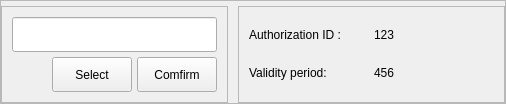
        <widget class="QWidget" name="tab">
         <attribute name="title">
          <string>Calibration</string>
         </attribute>
         <layout class="QVBoxLayout" name="verticalLayout_6">
          <property name="spacing">
           <number>0</number>
          </property>
          <property name="leftMargin">
           <number>0</number>
          </property>
          <property name="topMargin">
           <number>0</number>
          </property>
          <property name="rightMargin">
           <number>0</number>
          </property>
          <property name="bottomMargin">
           <number>0</number>
          </property>
          <item>
           <widget class="QFrame" name="frame_10">
            <property name="whatsThis">
             <string>lyFrm</string>
            </property>
            <property name="frameShape">
             <enum>QFrame::Shape::StyledPanel</enum>
            </property>
            <property name="frameShadow">
             <enum>QFrame::Shadow::Raised</enum>
            </property>
            <layout class="QHBoxLayout" name="horizontalLayout_17">
             <property name="spacing">
              <number>10</number>
             </property>
             <property name="leftMargin">
              <number>0</number>
             </property>
             <property name="topMargin">
              <number>5</number>
             </property>
             <property name="rightMargin">
              <number>0</number>
             </property>
             <property name="bottomMargin">
              <number>0</number>
             </property>
             <item>
              <widget class="QFrame" name="frame_4">
               <property name="whatsThis">
                <string>lyFrm1</string>
               </property>
               <property name="frameShape">
                <enum>QFrame::Shape::StyledPanel</enum>
               </property>
               <property name="frameShadow">
                <enum>QFrame::Shadow::Raised</enum>
               </property>
               <layout class="QVBoxLayout" name="verticalLayout_4">
                <property name="spacing">
                 <number>5</number>
                </property>
                <property name="leftMargin">
                 <number>10</number>
                </property>
                <property name="topMargin">
                 <number>10</number>
                </property>
                <property name="rightMargin">
                 <number>10</number>
                </property>
                <property name="bottomMargin">
                 <number>10</number>
                </property>
                <item>
                 <layout class="QHBoxLayout" name="horizontalLayout_11">
                  <item>
                   <widget class="QLineEdit" name="lineEdit">
                    <property name="minimumSize">
                     <size>
                      <width>120</width>
                      <height>35</height>
                     </size>
                    </property>
                   </widget>
                  </item>
                 </layout>
                </item>
                <item>
                 <layout class="QHBoxLayout" name="horizontalLayout_12">
                  <item>
                   <spacer name="horizontalSpacer_7">
                    <property name="orientation">
                     <enum>Qt::Orientation::Horizontal</enum>
                    </property>
                    <property name="sizeHint" stdset="0">
                     <size>
                      <width>40</width>
                      <height>20</height>
                     </size>
                    </property>
                   </spacer>
                  </item>
                  <item>
                   <widget class="QPushButton" name="pushButton">
                    <property name="minimumSize">
                     <size>
                      <width>80</width>
                      <height>35</height>
                     </size>
                    </property>
                    <property name="maximumSize">
                     <size>
                      <width>80</width>
                      <height>35</height>
                     </size>
                    </property>
                    <property name="whatsThis">
                     <string>lyBtn3</string>
                    </property>
                    <property name="text">
                     <string>Select</string>
                    </property>
                   </widget>
                  </item>
                  <item>
                   <widget class="QPushButton" name="pushButton_2">
                    <property name="minimumSize">
                     <size>
                      <width>80</width>
                      <height>35</height>
                     </size>
                    </property>
                    <property name="maximumSize">
                     <size>
                      <width>80</width>
                      <height>35</height>
                     </size>
                    </property>
                    <property name="whatsThis">
                     <string>lyBtn3</string>
                    </property>
                    <property name="text">
                     <string>Comfirm</string>
                    </property>
                   </widget>
                  </item>
                 </layout>
                </item>
               </layout>
              </widget>
             </item>
             <item>
              <widget class="QFrame" name="frame_5">
               <property name="whatsThis">
                <string>lyFrm1</string>
               </property>
               <property name="frameShape">
                <enum>QFrame::Shape::StyledPanel</enum>
               </property>
               <property name="frameShadow">
                <enum>QFrame::Shadow::Raised</enum>
               </property>
               <layout class="QVBoxLayout" name="verticalLayout_5">
                <property name="spacing">
                 <number>5</number>
                </property>
                <property name="leftMargin">
                 <number>10</number>
                </property>
                <property name="topMargin">
                 <number>10</number>
                </property>
                <property name="rightMargin">
                 <number>10</number>
                </property>
                <property name="bottomMargin">
                 <number>10</number>
                </property>
                <item>
                 <layout class="QHBoxLayout" name="horizontalLayout_14">
                  <item>
                   <widget class="QLabel" name="label_9">
                    <property name="minimumSize">
                     <size>
                      <width>120</width>
                      <height>30</height>
                     </size>
                    </property>
                    <property name="maximumSize">
                     <size>
                      <width>16777215</width>
                      <height>30</height>
                     </size>
                    </property>
                    <property name="text">
                     <string>Authorization ID :</string>
                    </property>
                   </widget>
                  </item>
                  <item>
                   <widget class="QLabel" name="label_10">
                    <property name="sizePolicy">
                     <sizepolicy hsizetype="Expanding" vsizetype="Preferred">
                      <horstretch>0</horstretch>
                      <verstretch>0</verstretch>
                     </sizepolicy>
                    </property>
                    <property name="minimumSize">
                     <size>
                      <width>120</width>
                      <height>30</height>
                     </size>
                    </property>
                    <property name="maximumSize">
                     <size>
                      <width>16777215</width>
                      <height>30</height>
                     </size>
                    </property>
                    <property name="text">
                     <string>123</string>
                    </property>
                   </widget>
                  </item>
                 </layout>
                </item>
                <item>
                 <layout class="QHBoxLayout" name="horizontalLayout_13">
                  <item>
                   <widget class="QLabel" name="label_7">
                    <property name="minimumSize">
                     <size>
                      <width>120</width>
                      <height>30</height>
                     </size>
                    </property>
                    <property name="maximumSize">
                     <size>
                      <width>16777215</width>
                      <height>30</height>
                     </size>
                    </property>
                    <property name="text">
                     <string>Validity period:</string>
                    </property>
                   </widget>
                  </item>
                  <item>
                   <widget class="QLabel" name="label_8">
                    <property name="sizePolicy">
                     <sizepolicy hsizetype="Expanding" vsizetype="Preferred">
                      <horstretch>0</horstretch>
                      <verstretch>0</verstretch>
                     </sizepolicy>
                    </property>
                    <property name="minimumSize">
                     <size>
                      <width>120</width>
                      <height>30</height>
                     </size>
                    </property>
                    <property name="maximumSize">
                     <size>
                      <width>16777215</width>
                      <height>30</height>
                     </size>
                    </property>
                    <property name="text">
                     <string>456</string>
                    </property>
                   </widget>
                  </item>
                 </layout>
                </item>
               </layout>
              </widget>
             </item>
            </layout>
           </widget>
          </item>
         </layout>
        </widget>
